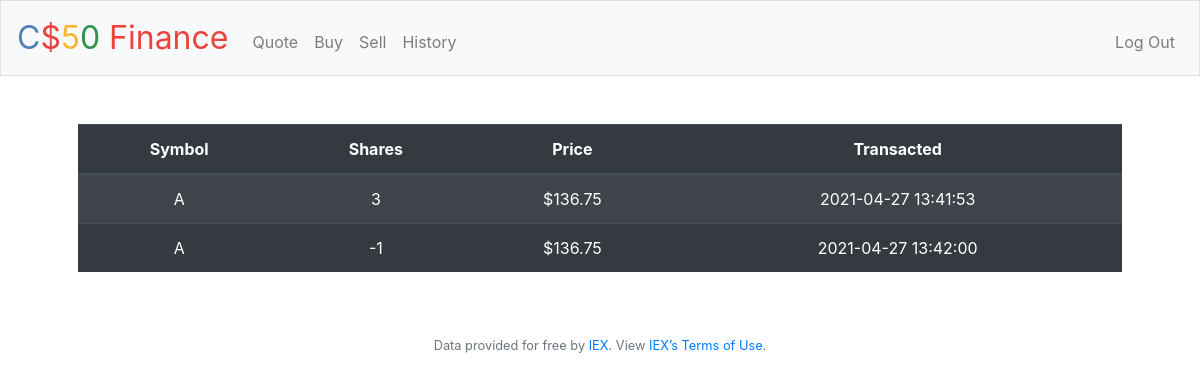
The app's page /history (signed in) with its own data.
### tables this page shows
CREATE TABLE 'history' ('id' integer PRIMARY KEY AUTOINCREMENT NOT NULL, 'username_id' integer NOT NULL, 'name' text NOT NULL, 'shares' integer NOT NULL, 'price' integer NOT NULL, 'symbol' text NOT NULL, 'total' integer NOT NULL, 'time' text NOT NULL, 'buy' boolean NOT NULL, 'sell' boolean NOT NULL);

### app.py (the view)
@app.route("/history")
@login_required
def history():
    recent_row = db.execute("SELECT * FROM history WHERE username_id = ?", session["user_id"])
    return render_template("history.html", recent_row=recent_row)

### app.py (called while the page is built)
@app.after_request
def after_request(response):
    response.headers["Cache-Control"] = "no-cache, no-store, must-revalidate"
    response.headers["Expires"] = 0
    response.headers["Pragma"] = "no-cache"
    return response

### helpers.py (called while the page is built)
def login_required(f):
    @wraps(f)
    def decorated_function(*args, **kwargs):
        if session.get("user_id") is None:
            return redirect("/login")
        return f(*args, **kwargs)
    return decorated_function

def usd(value):
    return f"${value:,.2f}"

### templates/history.html
{% extends "layout.html" %}
{% block main %}
    <table class="table table-striped table-dark">
        <thead>
            <tr>
              <th scope="col">Symbol</th>
              <th scope="col">Shares</th>
              <th scope="col">Price</th>
              <th scope="col">Transacted</th>
            </tr>
        </thead>
        <tbody>
           {% if recent_row %}
                {% for items in recent_row %}
                    <tr>
                       <td>{{ items.symbol }}</td>
                       <td>{{ items.shares }}</td>
                       <td>{{ items.price | usd }}</td>
                       <td>{{ items.time }}</td>
                    </tr>
                {% endfor %}
           {% endif %}
        </tbody>
    </table>
{% endblock %}

### records on screen
history: symbol "A", shares "3", price "$136.75", time "2021-04-27 13:41:53"
history: symbol "A", shares "-1", price "$136.75", time "2021-04-27 13:42:00"
